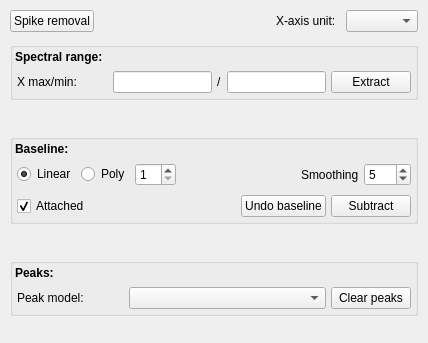
                       <widget class="QWidget" name="scrollAreaWidgetContents_4">
                        <property name="geometry">
                         <rect>
                          <x>0</x>
                          <y>0</y>
                          <width>428</width>
                          <height>343</height>
                         </rect>
                        </property>
                        <layout class="QVBoxLayout" name="verticalLayout_39">
                         <property name="spacing">
                          <number>10</number>
                         </property>
                         <property name="leftMargin">
                          <number>10</number>
                         </property>
                         <property name="topMargin">
                          <number>10</number>
                         </property>
                         <property name="rightMargin">
                          <number>10</number>
                         </property>
                         <property name="bottomMargin">
                          <number>10</number>
                         </property>
                         <item>
                          <layout class="QHBoxLayout" name="horizontalLayout_17">
                           <item>
                            <widget class="QPushButton" name="btn_cosmis_ray_3">
                             <property name="minimumSize">
                              <size>
                               <width>80</width>
                               <height>0</height>
                              </size>
                             </property>
                             <property name="maximumSize">
                              <size>
                               <width>150</width>
                               <height>16777215</height>
                              </size>
                             </property>
                             <property name="toolTip">
                              <string>Detect cosmis ray based on the loaded spectra</string>
                             </property>
                             <property name="text">
                              <string>Spike removal</string>
                             </property>
                            </widget>
                           </item>
                           <item>
                            <spacer name="horizontalSpacer_57">
                             <property name="orientation">
                              <enum>Qt::Horizontal</enum>
                             </property>
                             <property name="sizeHint" stdset="0">
                              <size>
                               <width>40</width>
                               <height>20</height>
                              </size>
                             </property>
                            </spacer>
                           </item>
                           <item>
                            <widget class="QLabel" name="label_22">
                             <property name="text">
                              <string>X-axis unit:</string>
                             </property>
                            </widget>
                           </item>
                           <item>
                            <widget class="QComboBox" name="cbb_xaxis_unit"/>
                           </item>
                          </layout>
                         </item>
                         <item>
                          <widget class="QGroupBox" name="groupBox_5">
                           <property name="title">
                            <string/>
                           </property>
                           <layout class="QVBoxLayout" name="verticalLayout_40">
                            <property name="spacing">
                             <number>5</number>
                            </property>
                            <property name="leftMargin">
                             <number>2</number>
                            </property>
                            <property name="topMargin">
                             <number>2</number>
                            </property>
                            <property name="rightMargin">
                             <number>2</number>
                            </property>
                            <property name="bottomMargin">
                             <number>2</number>
                            </property>
                            <item>
                             <widget class="QLabel" name="label_65">
                              <property name="font">
                               <font>
                                <weight>75</weight>
                                <bold>true</bold>
                               </font>
                              </property>
                              <property name="text">
                               <string>Spectral range:</string>
                              </property>
                             </widget>
                            </item>
                            <item>
                             <layout class="QHBoxLayout" name="horizontalLayout_74">
                              <property name="spacing">
                               <number>5</number>
                              </property>
                              <property name="leftMargin">
                               <number>2</number>
                              </property>
                              <property name="topMargin">
                               <number>2</number>
                              </property>
                              <property name="rightMargin">
                               <number>2</number>
                              </property>
                              <property name="bottomMargin">
                               <number>2</number>
                              </property>
                              <item>
                               <widget class="QLabel" name="label_66">
                                <property name="text">
                                 <string>X max/min:</string>
                                </property>
                               </widget>
                              </item>
                              <item>
                               <spacer name="horizontalSpacer_34">
                                <property name="orientation">
                                 <enum>Qt::Horizontal</enum>
                                </property>
                                <property name="sizeHint" stdset="0">
                                 <size>
                                  <width>40</width>
                                  <height>20</height>
                                 </size>
                                </property>
                               </spacer>
                              </item>
                              <item>
                               <widget class="QLineEdit" name="range_min_2"/>
                              </item>
                              <item>
                               <widget class="QLabel" name="label_67">
                                <property name="text">
                                 <string>/</string>
                                </property>
                               </widget>
                              </item>
                              <item>
                               <widget class="QLineEdit" name="range_max_2"/>
                              </item>
                              <item>
                               <widget class="QPushButton" name="range_apply_2">
                                <property name="toolTip">
                                 <string>Extract the spectral windows range.
 Hold 'Ctrl' and press 'Extract' button to apply to all spectra</string>
                                </property>
                                <property name="text">
                                 <string>Extract</string>
                                </property>
                               </widget>
                              </item>
                             </layout>
                            </item>
                           </layout>
                          </widget>
                         </item>
                         <item>
                          <widget class="QLabel" name="label_68">
                           <property name="text">
                            <string/>
                           </property>
                          </widget>
                         </item>
                         <item>
                          <widget class="QGroupBox" name="baseline_2">
                           <property name="title">
                            <string/>
                           </property>
                           <layout class="QVBoxLayout" name="verticalLayout_41">
                            <property name="spacing">
                             <number>5</number>
                            </property>
                            <property name="leftMargin">
                             <number>2</number>
                            </property>
                            <property name="topMargin">
                             <number>2</number>
                            </property>
                            <property name="rightMargin">
                             <number>2</number>
                            </property>
                            <property name="bottomMargin">
                             <number>2</number>
                            </property>
                            <item>
                             <widget class="QLabel" name="label_69">
                              <property name="font">
                               <font>
                                <weight>75</weight>
                                <bold>true</bold>
                               </font>
                              </property>
                              <property name="text">
                               <string>Baseline:</string>
                              </property>
                             </widget>
                            </item>
                            <item>
                             <layout class="QHBoxLayout" name="horizontalLayout_75" stretch="25,25,0,0,0,0">
                              <property name="spacing">
                               <number>5</number>
                              </property>
                              <property name="leftMargin">
                               <number>2</number>
                              </property>
                              <property name="topMargin">
                               <number>2</number>
                              </property>
                              <property name="rightMargin">
                               <number>2</number>
                              </property>
                              <property name="bottomMargin">
                               <number>2</number>
                              </property>
                              <item>
                               <widget class="QRadioButton" name="rbtn_linear_2">
                                <property name="sizePolicy">
                                 <sizepolicy hsizetype="Maximum" vsizetype="Fixed">
                                  <horstretch>0</horstretch>
                                  <verstretch>0</verstretch>
                                 </sizepolicy>
                                </property>
                                <property name="text">
                                 <string>Linear</string>
                                </property>
                                <property name="checked">
                                 <bool>true</bool>
                                </property>
                               </widget>
                              </item>
                              <item>
                               <widget class="QRadioButton" name="rbtn_polynomial_2">
                                <property name="sizePolicy">
                                 <sizepolicy hsizetype="Maximum" vsizetype="Fixed">
                                  <horstretch>0</horstretch>
                                  <verstretch>0</verstretch>
                                 </sizepolicy>
                                </property>
                                <property name="text">
                                 <string>Poly</string>
                                </property>
                               </widget>
                              </item>
                              <item>
                               <widget class="QSpinBox" name="degre_2">
                                <property name="minimum">
                                 <number>1</number>
                                </property>
                               </widget>
                              </item>
                              <item>
                               <spacer name="horizontalSpacer_36">
                                <property name="orientation">
                                 <enum>Qt::Horizontal</enum>
                                </property>
                                <property name="sizeHint" stdset="0">
                                 <size>
                                  <width>40</width>
                                  <height>20</height>
                                 </size>
                                </property>
                               </spacer>
                              </item>
                              <item>
                               <widget class="QLabel" name="label_70">
                                <property name="toolTip">
                                 <string>Number of nearby points considered to smoothing the noise</string>
                                </property>
                                <property name="text">
                                 <string>Smoothing</string>
                                </property>
                               </widget>
                              </item>
                              <item>
                               <widget class="QDoubleSpinBox" name="noise_2">
                                <property name="decimals">
                                 <number>0</number>
                                </property>
                                <property name="value">
                                 <double>5.000000000000000</double>
                                </property>
                               </widget>
                              </item>
                             </layout>
                            </item>
                            <item>
                             <layout class="QHBoxLayout" name="horizontalLayout_76" stretch="0,0,0,0">
                              <property name="spacing">
                               <number>5</number>
                              </property>
                              <property name="leftMargin">
                               <number>2</number>
                              </property>
                              <property name="topMargin">
                               <number>2</number>
                              </property>
                              <property name="rightMargin">
                               <number>2</number>
                              </property>
                              <property name="bottomMargin">
                               <number>2</number>
                              </property>
                              <item>
                               <widget class="QCheckBox" name="cb_attached_3">
                                <property name="sizePolicy">
                                 <sizepolicy hsizetype="Maximum" vsizetype="Fixed">
                                  <horstretch>0</horstretch>
                                  <verstretch>0</verstretch>
                                 </sizepolicy>
                                </property>
                                <property name="text">
                                 <string>Attached</string>
                                </property>
                                <property name="checked">
                                 <bool>true</bool>
                                </property>
                               </widget>
                              </item>
                              <item>
                               <spacer name="horizontalSpacer_37">
                                <property name="orientation">
                                 <enum>Qt::Horizontal</enum>
                                </property>
                                <property name="sizeHint" stdset="0">
                                 <size>
                                  <width>40</width>
                                  <height>20</height>
                                 </size>
                                </property>
                               </spacer>
                              </item>
                              <item>
                               <widget class="QPushButton" name="btn_undo_baseline_2">
                                <property name="toolTip">
                                 <string>To remove all baseline points and undo the baseline subtraction</string>
                                </property>
                                <property name="text">
                                 <string>Undo baseline</string>
                                </property>
                               </widget>
                              </item>
                              <item>
                               <widget class="QPushButton" name="sub_baseline_2">
                                <property name="toolTip">
                                 <string>To subtract the evaluated baseline from the spectrum. 
 Hold 'Ctrl' and press 'Subtract' button to apply to all spectra</string>
                                </property>
                                <property name="text">
                                 <string>Subtract</string>
                                </property>
                               </widget>
                              </item>
                             </layout>
                            </item>
                           </layout>
                          </widget>
                         </item>
                         <item>
                          <widget class="QLabel" name="label_71">
                           <property name="text">
                            <string/>
                           </property>
                          </widget>
                         </item>
                         <item>
                          <widget class="QGroupBox" name="peaks_2">
                           <property name="title">
                            <string/>
                           </property>
                           <layout class="QVBoxLayout" name="verticalLayout_42">
                            <property name="spacing">
                             <number>5</number>
                            </property>
                            <property name="leftMargin">
                             <number>2</number>
                            </property>
                            <property name="topMargin">
                             <number>2</number>
                            </property>
                            <property name="rightMargin">
                             <number>2</number>
                            </property>
                            <property name="bottomMargin">
                             <number>2</number>
                            </property>
                            <item>
                             <widget class="QLabel" name="label_72">
                              <property name="font">
                               <font>
                                <weight>75</weight>
                                <bold>true</bold>
                               </font>
                              </property>
                              <property name="text">
                               <string>Peaks:</string>
                              </property>
                             </widget>
                            </item>
                            <item>
                             <layout class="QHBoxLayout" name="horizontalLayout_77" stretch="0,0,65,0">
                              <property name="spacing">
                               <number>5</number>
                              </property>
                              <property name="leftMargin">
                               <number>2</number>
                              </property>
                              <property name="topMargin">
                               <number>2</number>
                              </property>
                              <property name="rightMargin">
                               <number>2</number>
                              </property>
                              <property name="bottomMargin">
                               <number>2</number>
                              </property>
                              <item>
                               <widget class="QLabel" name="label_73">
                                <property name="text">
                                 <string>Peak model:</string>
                                </property>
                               </widget>
                              </item>
                              <item>
                               <spacer name="horizontalSpacer_38">
                                <property name="orientation">
                                 <enum>Qt::Horizontal</enum>
                                </property>
                                <property name="sizeHint" stdset="0">
                                 <size>
                                  <width>40</width>
                                  <height>20</height>
                                 </size>
                                </property>
                               </spacer>
                              </item>
                              <item>
                               <widget class="QComboBox" name="cbb_fit_models_2"/>
                              </item>
                              <item>
                               <widget class="QPushButton" name="clear_peaks_2">
                                <property name="toolTip">
                                 <string>Clear all the current peak models. 
 Hold 'Ctrl' and press 'Clear peaks' button to apply to all spectra</string>
                                </property>
                                <property name="text">
                                 <string>Clear peaks</string>
                                </property>
                               </widget>
                              </item>
                             </layout>
                            </item>
                           </layout>
                          </widget>
                         </item>
                         <item>
                          <spacer name="verticalSpacer_15">
                           <property name="orientation">
                            <enum>Qt::Vertical</enum>
                           </property>
                           <property name="sizeHint" stdset="0">
                            <size>
                             <width>20</width>
                             <height>40</height>
                            </size>
                           </property>
                          </spacer>
                         </item>
                        </layout>
                       </widget>
